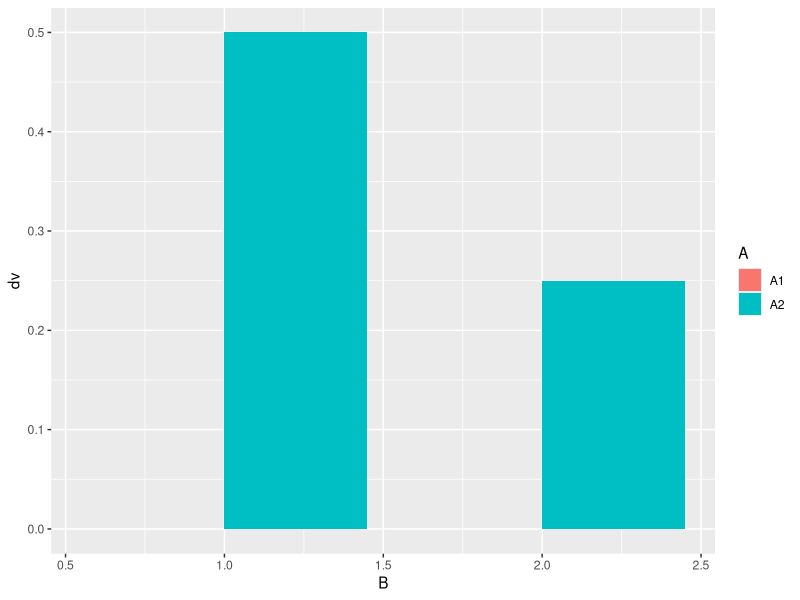
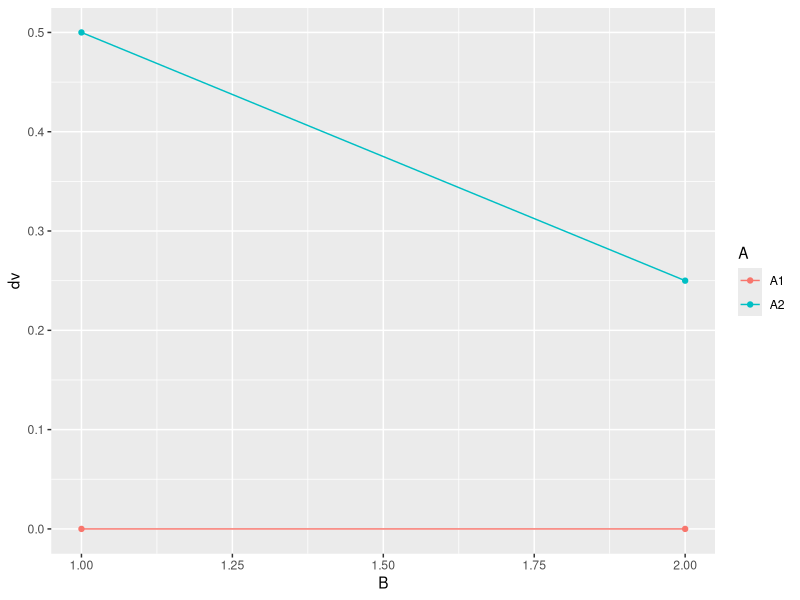

Write R code to recreate these figures, in order.
## ---- chunk 1
knitr::opts_chunk$set(
  collapse = TRUE,
  comment = "#>"
)
## ---- chunk 2
library(tidyverse)

df <- data.frame(A = c("A1","A1","A2","A2"),
                 B = c(1,2,1,2),
                 dv = c(0,0,0.5,0.25)
)

ggplot(df, aes(y=dv, x=B, fill = A)) +
  geom_bar(stat = "identity", position = "dodge")

ggplot(df, aes(y=dv, x=B, color = A)) +
  geom_point()+
  geom_line()
## ---- chunk 3
# N per group
N <- 60

A_pvalue <- c()
B_pvalue <- c()
AB_pvalue <- c()
for(i in 1:1000){
  IVA <- rep(rep(c("1","2"), each=2),N)
  IVB <- rep(rep(c("1","2"), 2),N)
  DV <- c(replicate(N,c(rnorm(1,0,1), # means A1B1
                        rnorm(1,0,1), # means A1B2
                        rnorm(1,.5,1), # means A2B1
                        rnorm(1,.25,1)  # means A2B2
          )))
  sim_df <- data.frame(IVA,IVB,DV)
  
  aov_results <- summary(aov(DV~IVA*IVB, sim_df))
  A_pvalue[i]<-aov_results[[1]]$`Pr(>F)`[1]
  B_pvalue[i]<-aov_results[[1]]$`Pr(>F)`[2]
  AB_pvalue[i]<-aov_results[[1]]$`Pr(>F)`[3]
}

length(A_pvalue[A_pvalue<0.05])/1000
length(B_pvalue[B_pvalue<0.05])/1000
length(AB_pvalue[AB_pvalue<0.05])/1000
## ---- chunk 4
# N per group
N <- 525

A_pvalue <- c()
B_pvalue <- c()
AB_pvalue <- c()
for(i in 1:1000){
  IVA <- rep(rep(c("1","2"), each=2),N)
  IVB <- rep(rep(c("1","2"), 2),N)
  DV <- c(replicate(N,c(rnorm(1,0,1), # means A1B1
                        rnorm(1,0,1), # means A1B2
                        rnorm(1,.5,1), # means A2B1
                        rnorm(1,.25,1)  # means A2B2
          )))
  sim_df <- data.frame(IVA,IVB,DV)
  
  aov_results <- summary(aov(DV~IVA*IVB, sim_df))
  A_pvalue[i]<-aov_results[[1]]$`Pr(>F)`[1]
  B_pvalue[i]<-aov_results[[1]]$`Pr(>F)`[2]
  AB_pvalue[i]<-aov_results[[1]]$`Pr(>F)`[3]
}

length(A_pvalue[A_pvalue<0.05])/1000
length(B_pvalue[B_pvalue<0.05])/1000
length(AB_pvalue[AB_pvalue<0.05])/1000
